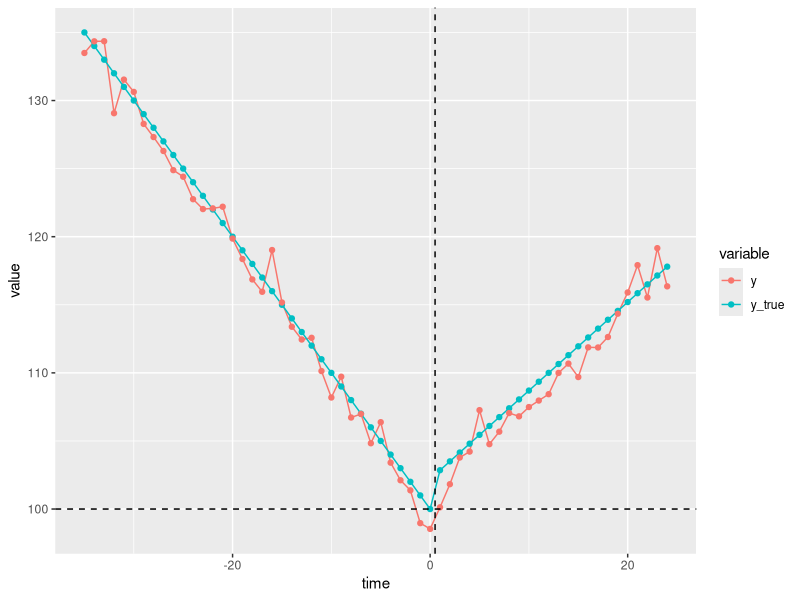
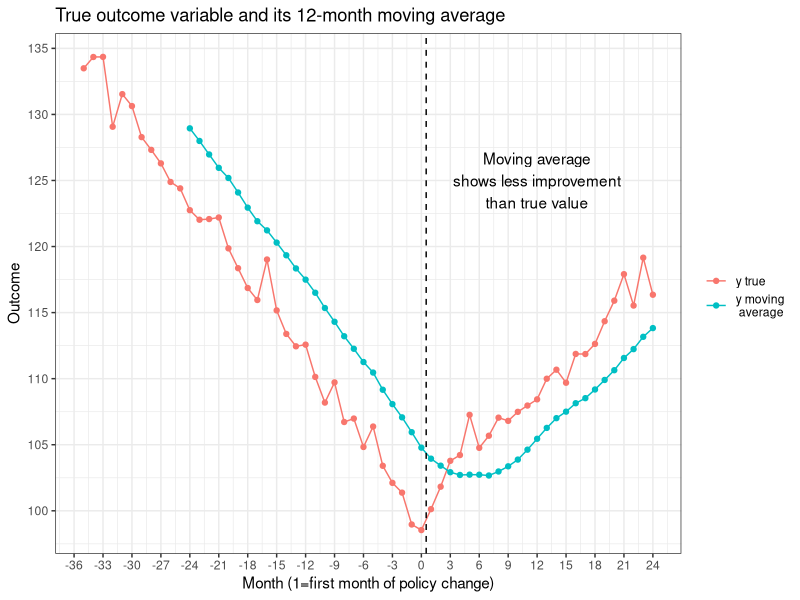
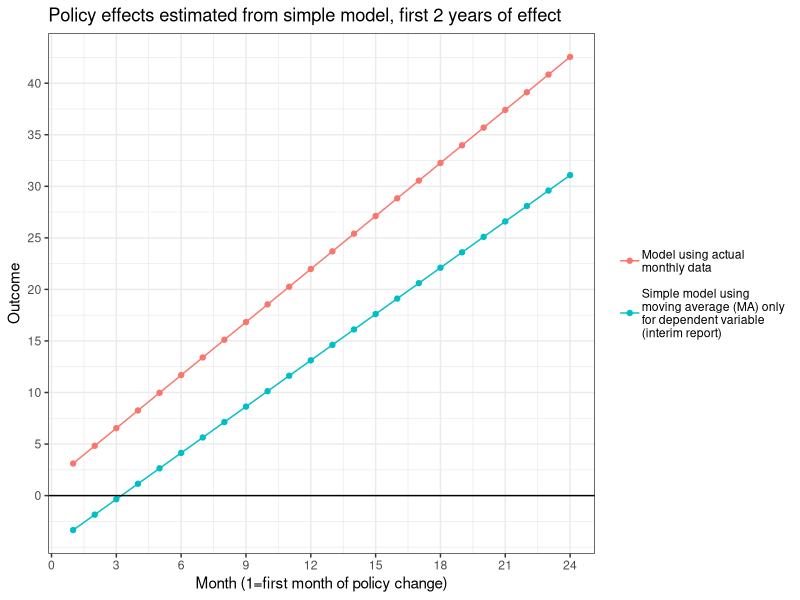
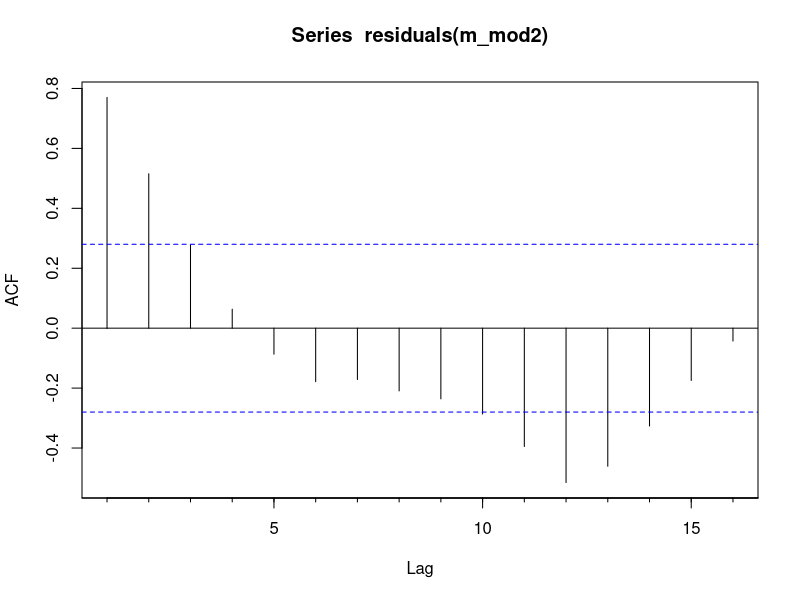
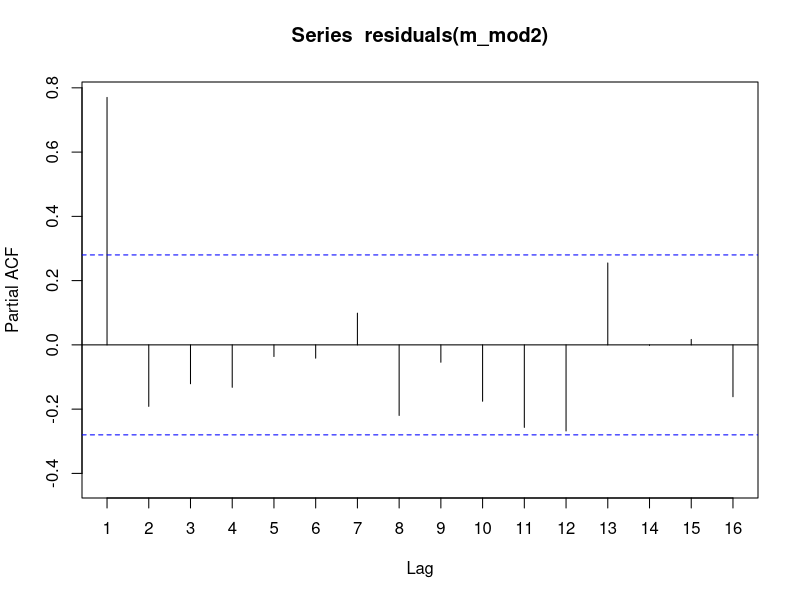
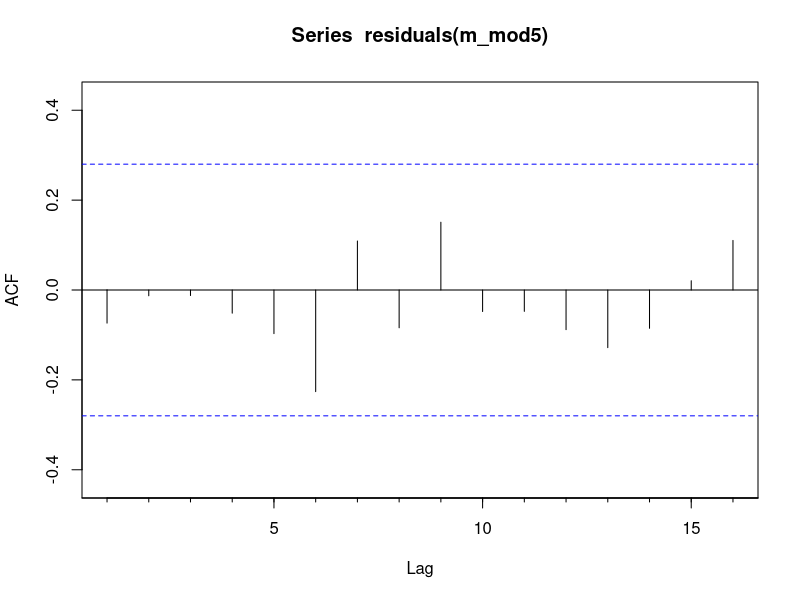
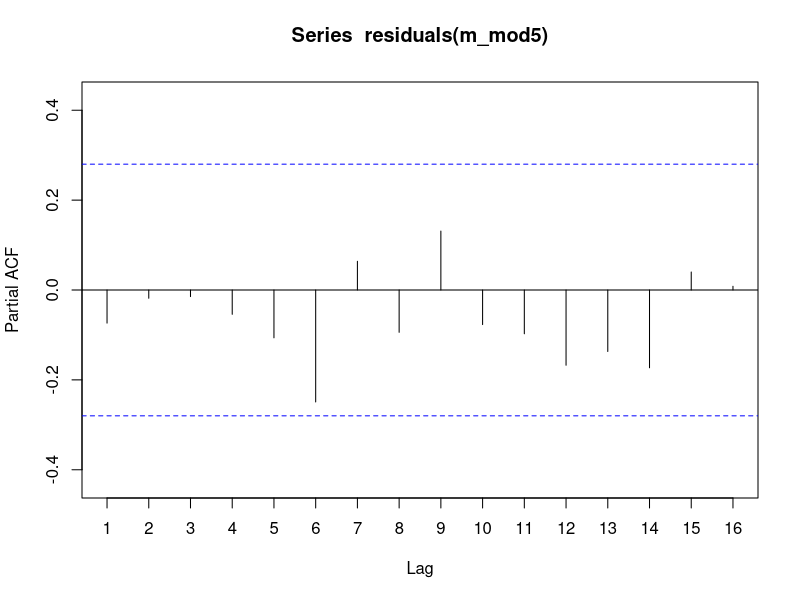
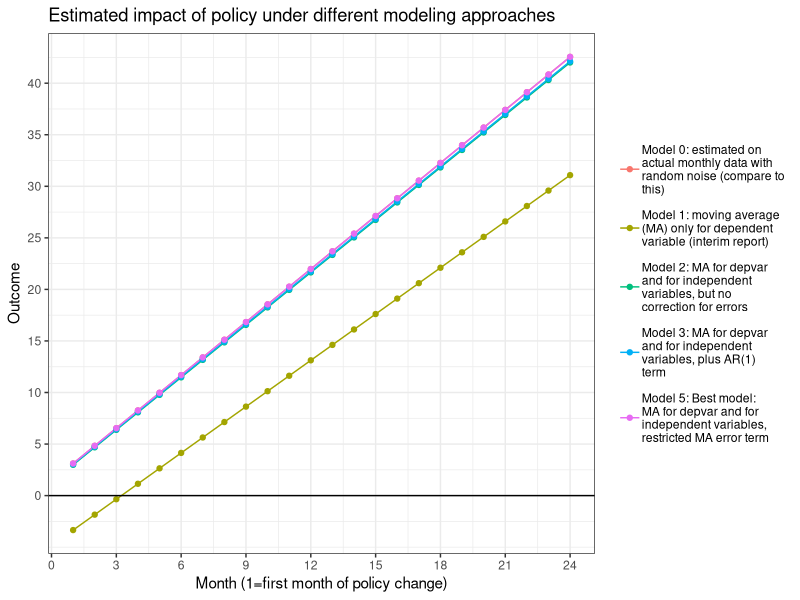

Recreate these plots in R, in order. (Note: this script raises an error after producing the figures.)
## ---- chunk 1
knitr::opts_chunk$set(echo=FALSE, warning=FALSE, message=FALSE)
## ---- chunk 2
library("magrittr")
library("plyr") # needed for ldply; must be loaded BEFORE dplyr
library("tidyverse")
options(tibble.print_max = 60, tibble.print_min = 60) # if more than 60 rows, print 60 - enough for states
# ggplot2 tibble tidyr readr purrr dplyr stringr forcats

library("scales")
library("hms") # hms, for times
library("lubridate") # lubridate, for date/times
library("vctrs")

library("grDevices")
library("knitr")
library("kableExtra")

library("zoo") # for rollapply

library("forecast") # for auto.arima

## ---- chunk 3
ma <- function(x, period) {
  # create trailing moving average of x of length period
  zoo::rollapply(x, period, function(x) mean(x, na.rm=TRUE), fill=NA, align="right")
}

se <- function(model) {sqrt(diag(vcov(model)))}

## ---- chunk 4
# baseline model for outcome variable
b0 <- 100 # intercept
b1 <- -1 # slope

# policy impacts
b2 <- 2.2 # policy intercept shift
b3 <- 1.65 # policy slope shift

errSD <- 1.25 # SD of random error

time1 <- -35:24

set.seed(1234); err1 <- rnorm(n=length(time1), sd=errSD)

## ---- chunk 5
params <- c(b0, b1, b2, b3)

dfraw <- tibble(time=time1,
             policy=ifelse(time > 0, 1, 0),
             shift_effect=b2 * policy,
             slope_effect=b3 * policy * time,
             y_true = b0 + b1*time + shift_effect + slope_effect, # the true unknown value
             err=err1, # note that errors are homoscedatic by design - not likely in real data
             y = y_true + err) # the observed value

# quick look to make sure the data seem useful
dfraw %>% 
  gather(variable, value, starts_with("y")) %>%
  ggplot(aes(time, value, colour=variable)) +
  geom_line() +
  geom_point() +
  geom_vline(xintercept=0.5, linetype="dashed") +
  geom_hline(yintercept = 100, linetype="dashed")

# add moving averages
dfraw <- dfraw %>%
  mutate(y_ma=ma(y, 12),
         policy_ma=ma(policy, 12),
         time_ma=ma(time, 12),
         joint_ma=ma(time * policy, 12),
         err_ma=ma(err, 12))

## ---- chunk 6
# plot y and its moving average
p <- dfraw %>% 
  # filter(time %in% -6:12) %>% # zoom in on the phase-in period
  gather(variable, value, y, y_ma) %>%
  mutate(variable=factor(variable, 
                         levels=c("y", "y_ma"), 
                         labels=c("y true", "y moving\n average"))) %>%
  ggplot(aes(time, value, colour=variable)) +
  geom_line() +
  geom_point() +
  geom_vline(xintercept=0.5, linetype="dashed") +
  # geom_hline(yintercept = 100, linetype="dashed") +
  scale_x_continuous(name="Month (1=first month of policy change)", breaks=seq(-36, 48, 3)) +
  scale_y_continuous(name="Outcome", breaks=seq(0, 200, 5)) +
  annotate("text", x=12, y=125, label="Moving average\nshows less improvement\nthan true value") +
  theme_bw() +
  theme(legend.title = element_blank()) +
  ggtitle("True outcome variable and its 12-month moving average")
p

## ---- chunk 7
# first, estimate the true model to see how much impact err has
# this uses the full true data where y includes a random error so coefficients won't be exactly right
# but these are the coefficients we will want to compare our model results to
m_mod0 <- lm(y ~ time + policy + I(policy*time), data=dfraw)
summary(m_mod0)

cat("\nCompare to true parameters: \n")
params

# save coefficients from this model as we will want to compare models estimated using moving-average data to this
comps <- coefficients(m_mod0)

# Acf(residuals(m_mod0))

## ---- chunk 8
# create data frame with just the observations we need
dfmod <- dfraw %>% 
  filter(!is.na(y_ma))

## ---- chunk 9
m_mod1 <- lm(y_ma ~ time + policy + I(policy*time), data=dfmod)
summary(m_mod1)

cat("\nCompare to Model 0: \n")
comps

# params
# Acf(residuals(m_mod1))

# plot the policy effects over 2 years

effects <- tibble(time=1:24) %>%
  mutate(emod0=coef(m_mod0)["policy"] + coef(m_mod0)["I(policy * time)"] * time,
         emod1=coef(m_mod1)["policy"] + coef(m_mod1)["I(policy * time)"] * time)

levs <- c("emod0", "emod1")
labs <- c("Model using actual monthly data",
          "Simple model using moving average (MA) only for dependent variable (interim report)")

p <- effects %>%
  gather(variable, value, -time) %>%
  mutate(variable=factor(variable,
                         levels=levs,
                         labels=str_wrap(labs, 25))) %>%
  ggplot(aes(time, value, colour=variable)) +
  geom_line() +
  geom_point() +
  geom_hline(yintercept=0) +
  scale_x_continuous(name="Month (1=first month of policy change)", breaks=seq(-36, 48, 3)) +
  scale_y_continuous(name="Outcome", breaks=seq(0, 200, 5)) +
  theme_bw() +
  theme(legend.title = element_blank(),
        legend.text = element_text(margin = margin(t = 5, b = 5, unit = "pt"))) +
  ggtitle("Policy effects estimated from simple model, first 2 years of effect")
p

## ---- chunk 10
# what if we actually knew the error term?
m_mod2a <- lm(y_ma ~ time_ma + policy_ma + joint_ma + err_ma, data=dfmod)
summary(m_mod2a)

cat("\nCompare to true parameters: \n")
params

## ---- chunk 11
# run the proper model without moving-average error term
m_mod2 <- lm(y_ma ~ time_ma + policy_ma + joint_ma, data=dfmod)
summary(m_mod2)

cat("\nCompare to Model 0: \n")
comps

Acf(residuals(m_mod2))
Pacf(residuals(m_mod2)) # ** the high correlation at lag 1 suggests AR(1) **

## ---- chunk 12
# but in reality we won't know it; first we try adding a simple AR term to the model
xvars <- as.matrix(dfmod[, c("time_ma", "policy_ma", "joint_ma")])

m_mod3 <- arima(dfmod$y_ma, xreg=xvars, order=c(1,0,0))
m_mod3

cat("\nCompare to Model 0: \n")
comps

# Acf(residuals(m_mod3))

# next we see what auto-arima says
m_mod4 <- auto.arima(dfmod$y_ma, xreg=xvars)
m_mod4

cat("\nCompare to Model 0: \n")
comps

#Acf(residuals(m_mod4))
#Pacf(residuals(m_mod4))

## ---- chunk 13
# Finally, we can do better given that we know what the error structure is.
# It includes a moving average of the 11 previous errors so we use order c(0, 0, 11)
# All previous errors are weighted equally so we fix the 11 MA coefficients at 1
# We need to use NA for the other 4 coefficients (intercept, time_ma, policy_ma, joint_ma) so that they will be estimated.
m_mod5 <- arima(dfmod$y_ma, xreg=xvars, order=c(0, 0, 11), fixed = c(rep(1, 11), NA, NA, NA, NA ))
m_mod5

cat("\nCompare to Model 0: \n")
comps

Acf(residuals(m_mod5))
Pacf(residuals(m_mod5))
# summary(m_mod0)
# summary(m_mod5)


## ---- chunk 14
# compile the results. We will want to compare model results to those from mod0, which was estimated with the true data,
# including the random noise we added to it (its coefficients won't be exactly the same as etrue below because of the noise)
effects <- tibble(time=1:24) %>%
  mutate(etrue=b2 + b3 * time,
         emod0=coef(m_mod0)["policy"] + coef(m_mod0)["I(policy * time)"] * time,
         emod1=coef(m_mod1)["policy"] + coef(m_mod1)["I(policy * time)"] * time,
         emod2=coef(m_mod2)["policy_ma"] + coef(m_mod2)["joint_ma"] * time,
         emod3=coef(m_mod3)["policy_ma"] + coef(m_mod3)["joint_ma"] * time,
         emod4=coef(m_mod4)["policy_ma"] + coef(m_mod4)["joint_ma"] * time,
         emod5=coef(m_mod5)["policy_ma"] + coef(m_mod5)["joint_ma"] * time)

models <- c("etrue", "emod0", "emod1", "emod2", "emod3", "emod4", "emod5")
modnames <- c("True Model, no error",
              "Model 0: estimated on actual monthly data with random noise (compare to this)",
              "Model 1: moving average (MA) only for dependent variable (interim report)",
              "Model 2: MA for depvar and for independent variables, but no correction for errors",
              "Model 3: MA for depvar and for independent variables, plus AR(1) term",
              "Model 4: MA for depvar and for independent variables, chosen by auto.arima",
              "Model 5: Best model: MA for depvar and for independent variables, restricted MA error term")
names(modnames) <- models

## ---- chunk 15
vnames <- c("time", models)
colnames <- c("time", modnames)
names(colnames) <- vnames
# colnames["emod3"]
# Note: ok to put html breaks in colnames -- e.g., "very<br/>long name"

effects  %>%
  select(time, emod0, emod1, emod2, emod3, emod5) %>%
  kable(format="html", col.names=colnames[names(.)], escape=FALSE, digits=2)

## ---- chunk 16
levs <- c("emod0", "emod1", "emod2", "emod3", "emod5")
labs <- modnames[levs]

p <- effects %>% 
  select(time, emod0, emod1, emod2, emod3, emod5) %>%
  gather(variable, value, -time) %>%
  mutate(variable=factor(variable,
                         levels=levs,
                         labels=str_wrap(labs, 25))) %>%
  ggplot(aes(time, value, colour=variable)) +
  geom_line() +
  geom_point() +
  geom_hline(yintercept=0) +
  scale_x_continuous(name="Month (1=first month of policy change)", breaks=seq(-36, 48, 3)) +
  scale_y_continuous(name="Outcome", breaks=seq(0, 200, 5)) +
  theme_bw() +
  theme(legend.title = element_blank(),
        legend.text = element_text(margin = margin(t = 5, b = 5, unit = "pt"))) +
  ggtitle("Estimated impact of policy under different modeling approaches")
p


p1 <- effects %>% 
  select(time, emod0, emod1, emod2, emod3, emod5) %>%
  mutate_at(vars(emod2, emod1, emod3, emod5), ~ . - emod0) %>%
  gather(variable, value, -time, -emod0) %>%
  mutate(variable=factor(variable,
                         levels=levs,
                         labels=str_wrap(labs, 25))) %>%
  ggplot(aes(time, value, colour=variable)) +
  geom_line() +
  geom_point() +
  geom_hline(yintercept=0) +
  scale_x_continuous(name="Month (1=first month of policy change)", breaks=seq(-36, 48, 3)) +
  scale_y_continuous(name="Outcome", breaks=seq(-50, 50, .5)) +
  theme_bw() +
  theme(legend.title = element_blank(),
        legend.text = element_text(margin = margin(t = 5, b = 5, unit = "pt"))) +
  ggtitle("Estimated policy impacts with moving-average data under alternative modeling approaches",
          subtitle="Alternative model minus estimates from non-moving-average data (Model 0)")
p1

p2 <- effects %>% 
  select(time, emod0, emod5) %>%
  gather(variable, value, -time) %>%
  mutate(variable=factor(variable,
                         levels=levs,
                         labels=str_wrap(labs, 25))) %>%
  ggplot(aes(time, value, colour=variable)) +
  geom_line() +
  geom_point() +
  geom_hline(yintercept=0) +
  scale_x_continuous(name="Month (1=first month of policy change)", breaks=seq(-36, 48, 3)) +
  scale_y_continuous(name="Outcome", breaks=seq(0, 200, 5)) +
  theme_bw() +
  theme(legend.title = element_blank(),
        legend.text = element_text(margin = margin(t = 5, b = 5, unit = "pt"))) +
  ggtitle("Comparison of best model to true model, both estimated on data with random noise")
p2


## ---- chunk 17

# policy I(policy * time)
getvals <- function(modname){
  # return a df row with the following columns:
  # type, intercept, slope, intercept, slope_se, intercept_se, effect_m1, effect_m24
  
  # I could have made this less complicated with better planning...

  # define parameters assuming we have the true model (modname=="etrue")
  intercept <- b2
  slope <- b3
  intercept_se <- 0
  slope_se <- 0
  
  if(modname != "etrue") {
    # get the model number, full model name, and selected statistics
    modnum <- str_sub(modname, -1)
    if(modnum %in% 0:1) {
      intercept_name <- "policy"
      slope_name <- "I(policy * time)"
    } else {
      intercept_name <- "policy_ma"
      slope_name <- "joint_ma"
    }
    full_modname <- paste0("m_mod", modnum)
    model_results <- get(full_modname, envir = .GlobalEnv)
    intercept <- coef(model_results)[intercept_name]
    slope <- coef(model_results)[slope_name]
    intercept_se <- se(model_results)[intercept_name]
    slope_se <- se(model_results)[slope_name]
  }
  
  tibble(type=modnames[modname], 
         policy_intercept=intercept,
         policy_slope=slope,
         intercept_se=intercept_se,
         slope_se=slope_se)
}

evals <- bind_rows(getvals("etrue"), 
                   getvals("emod0"), 
                   getvals("emod1"), 
                   getvals("emod2"), 
                   getvals("emod3"), 
                   getvals("emod4"), 
                   getvals("emod5")) %>%
  mutate(effect_month1=policy_intercept + policy_slope, 
         effect_month24=policy_intercept + policy_slope * 24)

evals %>%
  kable(digits = 3) %>%
  kable_styling(bootstrap_options = "striped", full_width = FALSE, position = "left")
